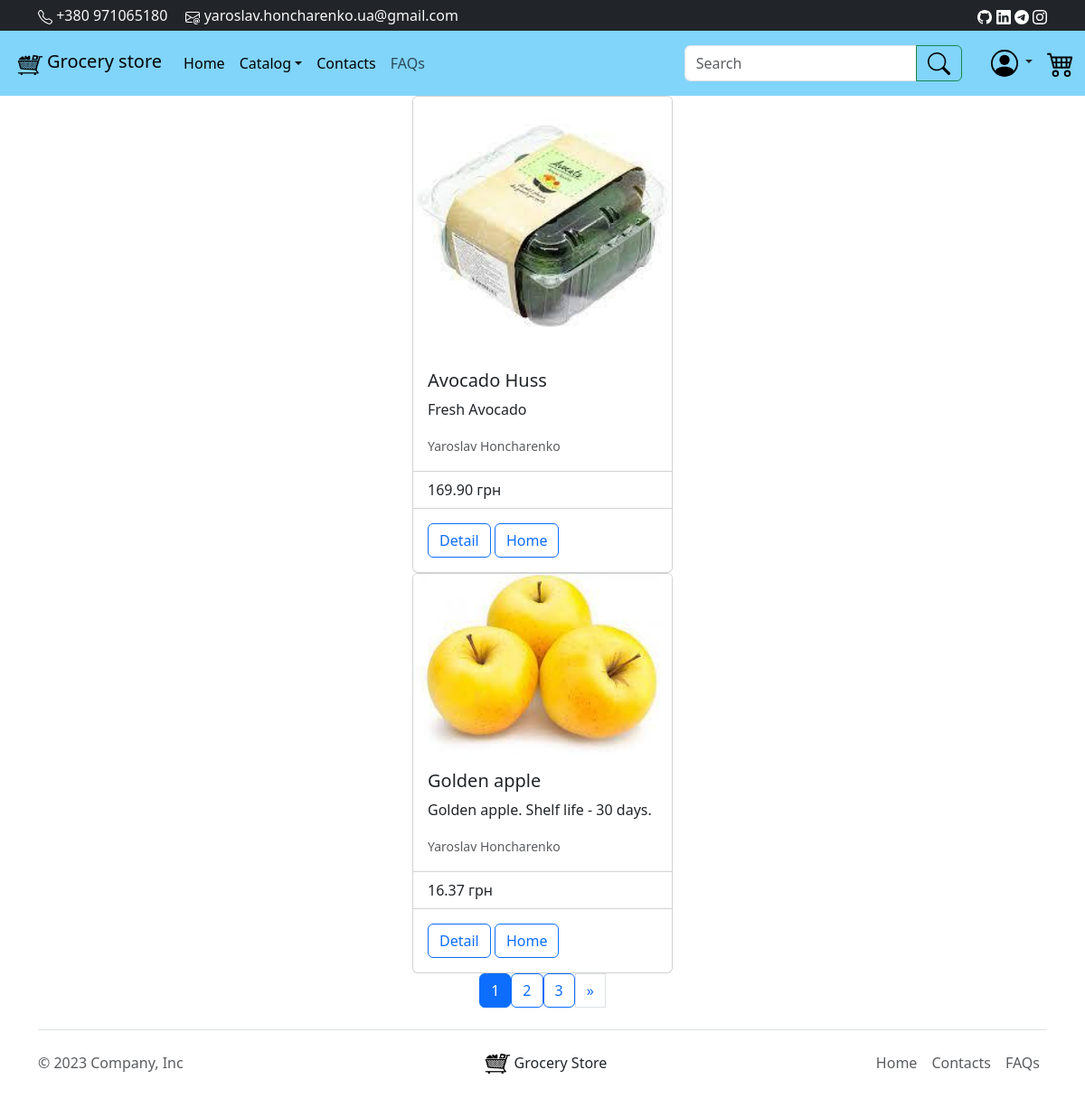
Page /product/fruits/ on the committed database.
### New_Shop/models.py (models this page shows, shortened)
class Product(models.Model):
    user = models.ForeignKey(
        settings.AUTH_USER_MODEL,
        default=1, blank=False, null=True,
        on_delete=models.SET_NULL,
    )
    name = models.CharField(max_length=200, blank=False, db_index=True)
    slug = AutoSlugField(populate_from='name', unique=True, null=True)
    price = models.DecimalField(max_digits=10, decimal_places=2, default=00.00)
    description = models.TextField(max_length=600, blank=False)
    category = models.ForeignKey(Category, related_name='products', on_delete=models.CASCADE)
    product_img = models.ImageField(
        upload_to=upload_location_product,
        blank=True, null=True,
        height_field='height_field',
        width_field='width_field'
    )
    height_field = models.IntegerField(default=0)
    width_field = models.IntegerField(default=0)
    stock = models.PositiveIntegerField(null=True, default=0)  # Поле для зберігання залишків продукта
    available = models.BooleanField(default=True)  # Покаже чи доступний чи ні продукт
    created = models.DateTimeField(auto_now_add=True, null=True)
    updated = models.DateTimeField(auto_now=True, null=True)
    class Meta:
        ordering = ('name',)
        index_together = (('id', 'slug'),)
    def get_absolute_url(self):
        return reverse('New_Shop:detail',
                       args=[self.id, self.slug])

### New_Shop/views.py (the view)
# urls.py: path('product/<slug:category_slug>/', product, name='product'),
def product(request, category_slug=None):
    query = request.GET.get('q')
    if category_slug:
        category = get_object_or_404(Category, slug=category_slug)
        queryset = Product.objects.filter(category=category)
    else:
        if query:
            queryset = Product.objects.filter(Q(name__icontains=query) | Q(description__icontains=query))
        else:
            queryset = Product.objects.all()
    category_list = Category.objects.all()
    paginator = Paginator(queryset, 2)
    page_request_var = 'page'
    page = request.GET.get(page_request_var)
    try:
        queryset = paginator.page(page)
    except PageNotAnInteger:
        queryset = paginator.page(1)
    except EmptyPage:
        queryset = paginator.page(paginator.num_pages)
    context = {
        'title': 'Product',
        'objects_list': queryset,
        'categories': category_list,
        'search_query': query,
        'page_request_var': page_request_var
    }
    return render(request, 'product.html', context)

### templates/product.html (shortened to what this page needs)
{% extends 'base.html' %}
{% load static %}
{% block content %}
{% for object in objects_list%}
    <div class="card mx-auto" style="width: 18rem;">
        {% if object.product_img %}
            <a href="{{ object.get_absolute_url }}">
                <img src="{{ object.product_img.url }}" class="card-img-top" alt="img"></a>
        {% else %}
            <a href="{{ object.get_absolute_url }}">
                <img src="{% static 'img/no_image.png' %}" class="img-fluid rounded-start" alt="img"></a>
        {% endif %}
        <div class="card-body">
            <h5 class="card-title">{{ object.name }}</h5>
            <p class="card-text">{{ object.description }}</p>
            {% if object.user.get_full_name %}
                    <p class="card-text"><small class="text-muted">{{ object.user.get_full_name }}</small></p>
            {% endif %}
        </div>
        <ul class="list-group list-group-flush">
            <li class="list-group-item">{{ object.price }} грн</li>
        </ul>
        <div class="card-body">
            <button onclick="location.href='{{ object.get_absolute_url }}'"
                    type="button" class="btn btn-outline-primary">Detail</button>
            <button onclick="location.href='/'" type="button" class="btn btn-outline-primary">
                Home</button>
        </div>
    </div>
{% endfor %}
<nav aria-label="Page navigation example">
    <ul class="pagination justify-content-center">
        {% for page_number in objects_list.paginator.page_range %}
            {% if objects_list.number == page_number %}
                <button class="btn btn-outline-primary active">
                    <span>{{ page_number }} </span>
                </button>
            {% else %}
                <a href="?{{ page_request_var }}={{ page_number }}{% if search_query %}&q={{ search_query }}{% endif %}" class="btn btn-outline-primary">
                    {{ page_number }}
                </a>
            {% endif %}
        {% endfor %}
        {% if objects_list.has_next %}
            <a class="page-link" href="??{{ page_request_var }}={{ objects_list.next_page_number }}{% if search_query %}&q={{ search_query }}{% endif %}" aria-label="Next">
                <span aria-hidden="true">&raquo;</span>
            </a>
        {% endif %}
    </ul>
</nav>
{% endblock content %}

### rows in the picture
Product: product_img (picture), name "Avocado Huss", description "Fresh Avocado", user.get_full_name "Yaroslav Honcharenko", price "169.90"
Product: product_img (picture), name "Golden apple", description "Golden apple. Shelf life - 30 days.", user.get_full_name "Yaroslav Honcharenko", price "16.37"

### other values in the picture
{{ page_number }} "1"
{{ page_number }} "2" "3"
